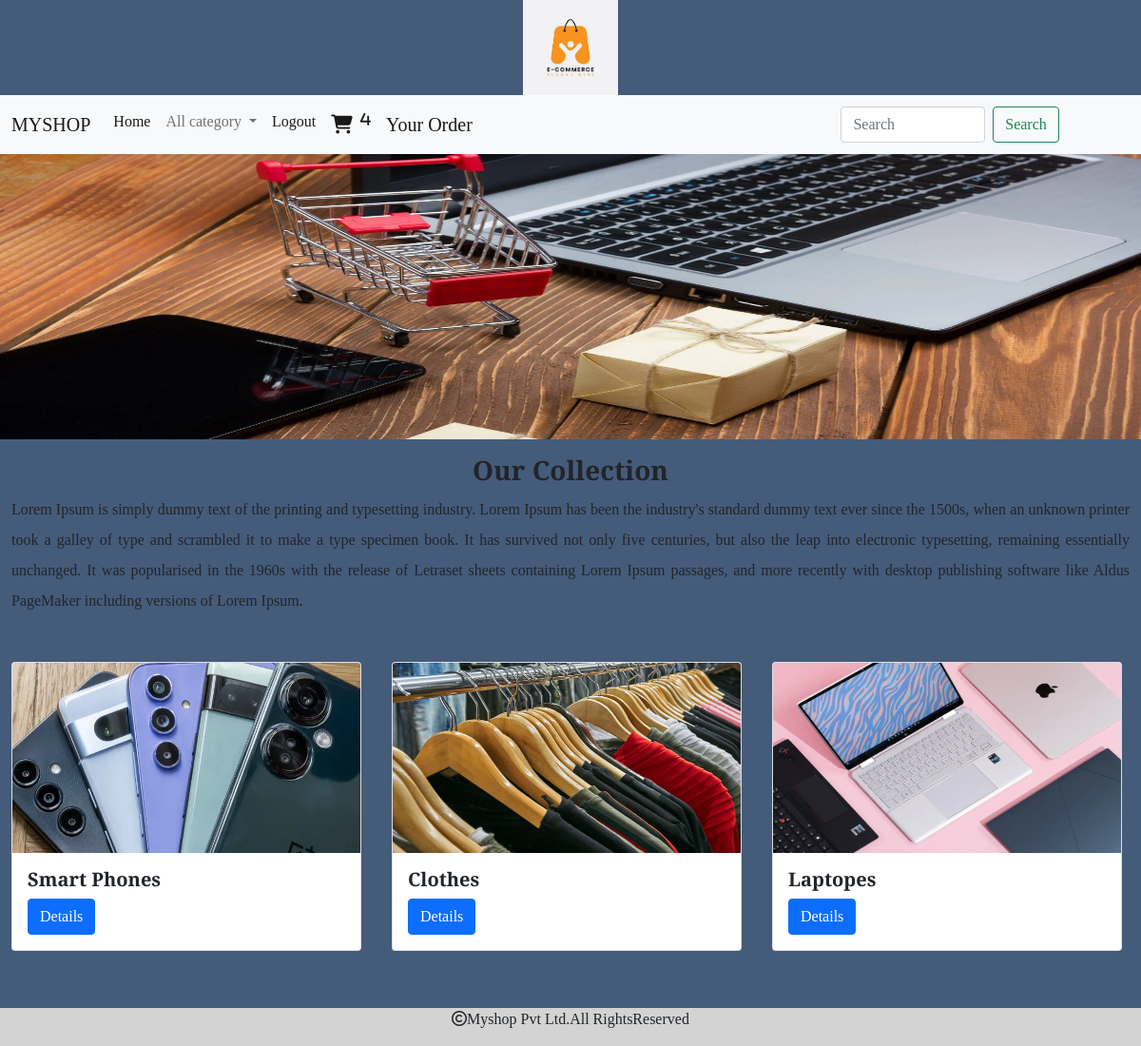
Screenshot of / (signed in) with the database file from the repository.
### shop/models.py (models this page shows, shortened)
class Category(models.Model):
    name=models.CharField(max_length=20)
    desc=models.TextField()
    image=models.ImageField(upload_to='category',null='True',blank='True')

### shop/views.py (the view)
# urls.py: path('',views.allcategories,name="allcat"),
def allcategories(request):
    c=Category.objects.all()
    return render(request, 'category.html', {'c':c})

### cart/context_processors.py (called while the page is built)
def total_count(request):
    item_count=0
    u=request.user
    try:
        cart=Cart.objects.filter(user=u)
        for i in cart:
            item_count+=i.quantity
    except:
        item_count=0
    return {'count':item_count}

### shop/context_processors.py (called while the page is built)
def menu_links(request):
    c=Category.objects.all()
    return {'links':c}

### templates/category.html
{% extends 'base.html' %}
{% load static %}
{% block content %}
<div>
    <img src="{% static 'image/banner.jpg' %}" height="300px" width="100%">
</div>
<div class="container-fluid mt-3">
    <h3 class="text-center fw-bold">Our Collection</h3>
    <p style="text-align:justify;line-height:2;bg-color:blue;">Lorem Ipsum is simply dummy text of the printing and typesetting industry. Lorem Ipsum has been the industry's standard dummy text ever since the 1500s, when an unknown printer took a galley of type and scrambled it to make a type specimen book. It has survived not only five centuries, but also the leap into electronic typesetting, remaining essentially unchanged. It was popularised in the 1960s with the release of Letraset sheets containing Lorem Ipsum passages, and more recently with desktop publishing software like Aldus PageMaker including versions of Lorem Ipsum.</p>
</div>
<div class="container-fluid mt-5" style="margin-bottom:100px;">
  <div class="row">
<div class="container-fluid">
  <div class="row">
        {% for i in c %}
          <div class="col-sm-4 ">
            <div class="card" style="width: 23rem; height:100%; text-align:justify;line-height:20   px;" >
               <img src="{{i.image.url}}" class="card-img-top" height="200px" width="100%" alt="...">
                 <div class="card-body" >
                     <h5 class="card-title"><b>{{i.name}}</b></h5>
                   <a href="{% url 'shop:allprod' i.name %}" class="btn btn-primary" style="position:relative;left40%;">Details</a>
                 </div>
               </div>
            </div>
       {% endfor %}
  </div>
</div>
{% endblock %}

### static/css/style.css (style rules this page uses)
body { background-color:#455b7a; font-family: 'IM Fell DW Pica SC', serif; font-family: 'Playfair Display', serif; font-family: 'Roboto', sans-serif; font-family: 'Zilla Slab', serif; font-weight:300; }

### rows the page displays
Category: image (picture), name "Smart Phones"
Category: image (picture), name "Clothes"
Category: image (picture), name "Laptopes"

### other values shown
{{ count }} "4"
